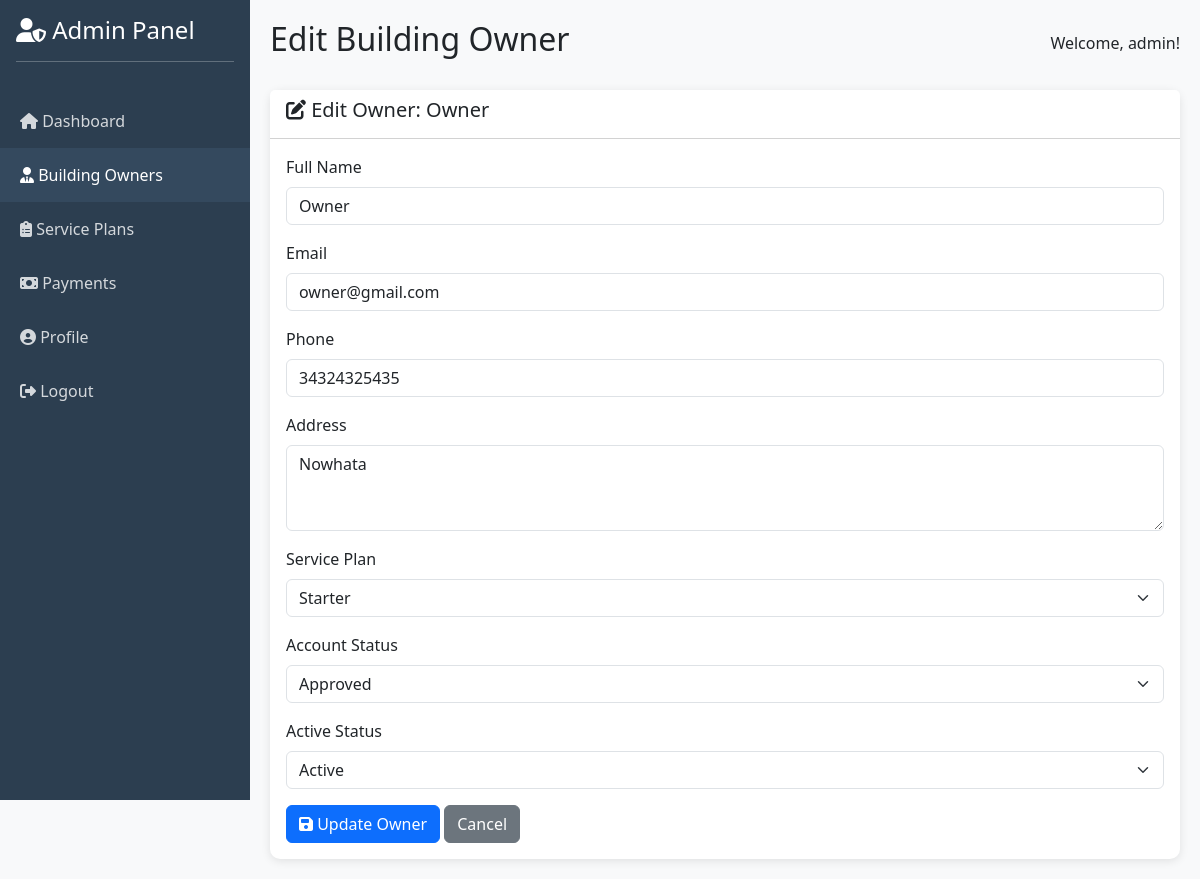
/admin/edit_owner.php?id=2 (signed in), run on the app's committed database.
### tables this page shows
CREATE TABLE `building_owners` (
  `id` int(11) NOT NULL,
  `username` varchar(50) NOT NULL,
  `password` varchar(255) NOT NULL,
  `full_name` varchar(100) NOT NULL,
  `email` varchar(100) NOT NULL,
  `phone` varchar(20) DEFAULT NULL,
  `address` text,
  `status` enum('active','inactive') DEFAULT 'active',
  `plan_id` int(11) DEFAULT NULL,
  `account_status` enum('pending','approved','rejected') DEFAULT 'pending',
  `created_at` timestamp NOT NULL DEFAULT CURRENT_TIMESTAMP
);

CREATE TABLE `service_plans` (
  `id` int(11) NOT NULL,
  `name` varchar(100) NOT NULL,
  `description` text,
  `price` decimal(10,2) NOT NULL,
  `duration_days` int(11) NOT NULL,
  `created_at` timestamp NOT NULL DEFAULT CURRENT_TIMESTAMP
);

### admin/edit_owner.php (the view, shortened to what this page needs)
<?php
global $conn;
$owner_id = isset($_GET['id']) ? (int)$_GET['id'] : 0;
$owner = null;
$service_plans = [];
if ($owner_id > 0) {
    $stmt = $conn->prepare("SELECT * FROM building_owners WHERE id = ?");
    $stmt->bind_param("i", $owner_id);
    $stmt->execute();
    $result = $stmt->get_result();
    $owner = $result->fetch_assoc();
} else {
    $_SESSION['admin_message'] = 'Invalid owner ID.';
    $_SESSION['admin_message_type'] = 'danger';
    redirect('owners.php');
}
$plans_query = $conn->query("SELECT id, name FROM service_plans ORDER BY name ASC");
while ($row = $plans_query->fetch_assoc()) {
    $service_plans[] = $row;
}
?>
<!DOCTYPE html>
<html lang="en">
<head>
    <link href="https://cdn.jsdelivr.net/npm/bootstrap@5.3.0/dist/css/bootstrap.min.css" rel="stylesheet">
    <link rel="stylesheet" href="https://cdnjs.cloudflare.com/ajax/libs/font-awesome/6.4.0/css/all.min.css">
</head>
<body>
    <div class="sidebar">
        <div class="p-3">
            <h4><i class="fas fa-user-shield"></i> Admin Panel</h4>
            <hr>
        </div>
        <nav class="nav flex-column">
            <a class="nav-link" href="dashboard.php">
                <i class="fas fa-home"></i> Dashboard
            </a>
            <a class="nav-link active" href="owners.php">
                <i class="fas fa-user-tie"></i> Building Owners
            </a>
            <a class="nav-link" href="service_plans.php">
                <i class="fas fa-clipboard-list"></i> Service Plans
            </a>
            <a class="nav-link" href="owner_payments.php">
                <i class="fas fa-money-bill"></i> Payments
            </a>
            <a class="nav-link" href="profile.php">
                <i class="fas fa-user-circle"></i> Profile
            </a>
            <a class="nav-link" href="logout.php">
                <i class="fas fa-sign-out-alt"></i> Logout
            </a>
        </nav>
    </div>
    <div class="main-content">
        <div class="d-flex justify-content-between align-items-center mb-4">
            <h2>Edit Building Owner</h2>
            <span>Welcome, <?php echo $_SESSION['admin_username']; ?>!</span>
        </div>
        <div class="card">
            <div class="card-header bg-white">
                <h5><i class="fas fa-edit"></i> Edit Owner: <?php echo htmlspecialchars($owner['full_name']); ?></h5>
            </div>
            <div class="card-body">
                <form action="edit_owner.php?id=<?php echo $owner_id; ?>" method="POST">
                    <div class="mb-3">
                        <label for="full_name" class="form-label">Full Name</label>
                        <input type="text" class="form-control" id="full_name" name="full_name" value="<?php echo htmlspecialchars($owner['full_name']); ?>" required>
                    </div>
                    <div class="mb-3">
                        <label for="email" class="form-label">Email</label>
                        <input type="email" class="form-control" id="email" name="email" value="<?php echo htmlspecialchars($owner['email']); ?>" required>
                    </div>
                    <div class="mb-3">
                        <label for="phone" class="form-label">Phone</label>
                        <input type="text" class="form-control" id="phone" name="phone" value="<?php echo htmlspecialchars($owner['phone']); ?>" required>
                    </div>
                    <div class="mb-3">
                        <label for="address" class="form-label">Address</label>
                        <textarea class="form-control" id="address" name="address" rows="3" required><?php echo htmlspecialchars($owner['address']); ?></textarea>
                    </div>
                    <div class="mb-3">
                        <label for="plan_id" class="form-label">Service Plan</label>
                        <select class="form-select" id="plan_id" name="plan_id" required>
                            <?php foreach ($service_plans as $plan): ?>
                                <option value="<?php echo $plan['id']; ?>" <?php echo ($plan['id'] == $owner['plan_id']) ? 'selected' : ''; ?>>
                                    <?php echo htmlspecialchars($plan['name']); ?>
                                </option>
                            <?php endforeach; ?>
                        </select>
                    </div>
                    <div class="mb-3">
                        <label for="account_status" class="form-label">Account Status</label>
                        <select class="form-select" id="account_status" name="account_status" required>
                            <option value="approved" <?php echo ($owner['account_status'] == 'approved') ? 'selected' : ''; ?>>Approved</option>
                        </select>
                    </div>
                    <div class="mb-3">
                        <label for="status" class="form-label">Active Status</label>
                        <select class="form-select" id="status" name="status" required>
                            <option value="active" <?php echo ($owner['status'] == 'active') ? 'selected' : ''; ?>>Active</option>
                        </select>
                    </div>
                    <button type="submit" class="btn btn-primary"><i class="fas fa-save"></i> Update Owner</button>
                    <a href="owners.php" class="btn btn-secondary">Cancel</a>
                </form>
            </div>
        </div>
    </div>
</body>
</html>

### admin/edit_owner.php (style rules this page uses)
body { background: #f8f9fa; }
.sidebar { min-height: 100vh; background: #2c3e50; color: white; position: fixed; width: 250px; }
.sidebar .nav-link { color: rgba(255,255,255,0.8); padding: 15px 20px; transition: all 0.3s; }
.sidebar .nav-link:hover, .sidebar .nav-link.active { background: #34495e; color: white; }
.main-content { margin-left: 250px; padding: 20px; }
.card { border: none; border-radius: 10px; box-shadow: 0 2px 10px rgba(0,0,0,0.1); }

### data on the page
building_owners: full_name "Owner", email "owner@gmail.com", phone "34324325435", address "Nowhata", plan_id "Starter", account_status "Approved", status "Active"

### other printed values
$_SESSION['admin_username'] "admin"
